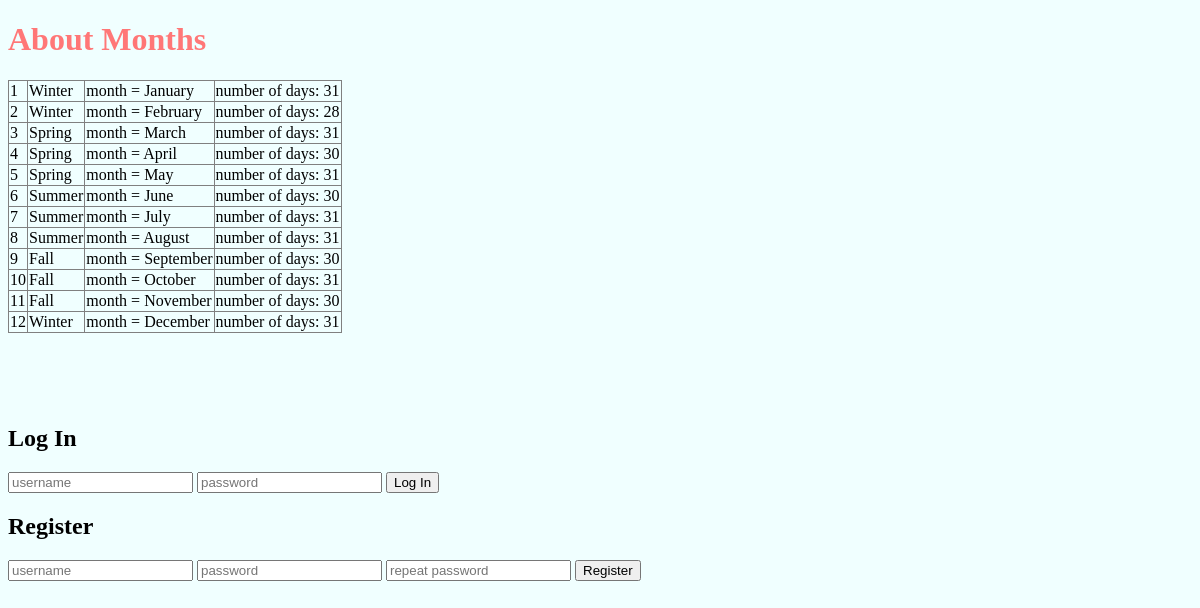
The page / on the database its author committed.
### tables this page shows
CREATE TABLE months (id INTEGER PRIMARY KEY AUTO_INCREMENT, month TEXT, number_of_days INTEGER, season TEXT);

### index.php (the view, shortened to what this page needs)
<!doctype html>
<html>
    <head>
        <link rel="stylesheet" href="style.css" type="text/css" />
    </head>
    <body>
        <?php
        $pdo = connect_pdo();
        echo '<h1>About Months</h1>';
        $statment = $pdo->query("SELECT * FROM months");
        echo "<table border=1>";
        while ($row = $statment->fetch(PDO::FETCH_ASSOC)) {
            echo "<tr>" . "<td>" . $row["id"] . "</td>" . "<td>" . $row["season"] . "</td>" . "<td>" . "month =" . " " . $row["month"] . "</td>" . "<td>" . "number of days: " . $row["number_of_days"] . "\n" . "</td>" . "</tr>";
        }
        echo "</table>" . "<br />" . $_COOKIE[COOKIE_USER_ID];
        ?>
        <br />
        <br />
        <br />
        <h2>Log In</h2>
        <form action="login.php" method="post">
            <input type="text" name="username" placeholder="username" />
            <input type="password" name="password" placeholder="password" />
            <input type="submit" value="Log In" />
        </form>
        <h2>Register</h2>
        <form action="register.php" method="post">
            <input type="text" name="name" placeholder="username" required/>
            <input type="password" name="password" placeholder="password" required/>
            <input type="password" name="password_repeat" placeholder="repeat password" required/>
            <input type="submit" value="Register" />
        </form>
    </body>
</html>

### style.css (style rules this page uses)
table { border-collapse: collapse; font-family: 'Lobster', cursive; }
h1 { color: #F77; font-family: 'Corben', cursive; }
body { background-color: azure; }

### rows shown on the page
months: id "1", season "Winter", month "January", number_of_days "31"
months: id "2", season "Winter", month "February", number_of_days "28"
months: id "3", season "Spring", month "March", number_of_days "31"
months: id "4", season "Spring", month "April", number_of_days "30"
months: id "5", season "Spring", month "May", number_of_days "31"
months: id "6", season "Summer", month "June", number_of_days "30"
months: id "7", season "Summer", month "July", number_of_days "31"
months: id "8", season "Summer", month "August", number_of_days "31"
months: id "9", season "Fall", month "September", number_of_days "30"
months: id "10", season "Fall", month "October", number_of_days "31"
months: id "11", season "Fall", month "November", number_of_days "30"
months: id "12", season "Winter", month "December", number_of_days "31"
